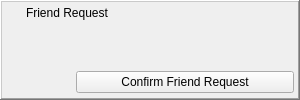
<?xml version="1.0" encoding="UTF-8"?>
<ui version="4.0">
 <class>FriendRequestToaster</class>
 <widget class="QWidget" name="FriendRequestToaster">
  <property name="geometry">
   <rect>
    <x>0</x>
    <y>0</y>
    <width>300</width>
    <height>100</height>
   </rect>
  </property>
  <property name="minimumSize">
   <size>
    <width>300</width>
    <height>100</height>
   </size>
  </property>
  <property name="maximumSize">
   <size>
    <width>300</width>
    <height>100</height>
   </size>
  </property>
  <layout class="QHBoxLayout">
   <property name="spacing">
    <number>0</number>
   </property>
   <property name="leftMargin">
    <number>0</number>
   </property>
   <property name="topMargin">
    <number>0</number>
   </property>
   <property name="rightMargin">
    <number>0</number>
   </property>
   <property name="bottomMargin">
    <number>0</number>
   </property>
   <item>
    <widget class="QFrame" name="windowFrame">
     <property name="frameShape">
      <enum>QFrame::WinPanel</enum>
     </property>
     <property name="frameShadow">
      <enum>QFrame::Raised</enum>
     </property>
     <layout class="QGridLayout">
      <property name="leftMargin">
       <number>2</number>
      </property>
      <property name="topMargin">
       <number>2</number>
      </property>
      <property name="rightMargin">
       <number>2</number>
      </property>
      <property name="bottomMargin">
       <number>2</number>
      </property>
      <property name="spacing">
       <number>2</number>
      </property>
      <item row="0" column="0">
       <layout class="QHBoxLayout">
        <property name="spacing">
         <number>6</number>
        </property>
        <property name="leftMargin">
         <number>0</number>
        </property>
        <property name="rightMargin">
         <number>0</number>
        </property>
        <item>
         <widget class="QLabel" name="toasterImage">
          <property name="minimumSize">
           <size>
            <width>16</width>
            <height>16</height>
           </size>
          </property>
          <property name="maximumSize">
           <size>
            <width>16</width>
            <height>16</height>
           </size>
          </property>
          <property name="pixmap">
           <pixmap resource="../../Unseengui/unseengui.qrc">:/chat/img/unsene_favicon_16.png</pixmap>
          </property>
          <property name="scaledContents">
           <bool>true</bool>
          </property>
         </widget>
        </item>
        <item>
         <widget class="QLabel" name="toasterLabel">
          <property name="text">
           <string notr="true">Friend Request</string>
          </property>
         </widget>
        </item>
        <item>
         <spacer>
          <property name="orientation">
           <enum>Qt::Horizontal</enum>
          </property>
          <property name="sizeHint" stdset="0">
           <size>
            <width>0</width>
            <height>10</height>
           </size>
          </property>
         </spacer>
        </item>
        <item>
         <widget class="QPushButton" name="closeButton">
          <property name="minimumSize">
           <size>
            <width>18</width>
            <height>18</height>
           </size>
          </property>
          <property name="maximumSize">
           <size>
            <width>18</width>
            <height>18</height>
           </size>
          </property>
          <property name="icon">
           <iconset resource="../images.qrc">
            <normaloff>:/images/closenormal.png</normaloff>:/images/closenormal.png</iconset>
          </property>
          <property name="flat">
           <bool>true</bool>
          </property>
         </widget>
        </item>
       </layout>
      </item>
      <item row="1" column="0">
       <layout class="QGridLayout">
        <property name="spacing">
         <number>2</number>
        </property>
        <item row="0" column="0" rowspan="2">
         <widget class="AvatarWidget" name="avatarWidget">
          <property name="minimumSize">
           <size>
            <width>70</width>
            <height>70</height>
           </size>
          </property>
          <property name="maximumSize">
           <size>
            <width>70</width>
            <height>70</height>
           </size>
          </property>
         </widget>
        </item>
        <item row="1" column="1">
         <widget class="QPushButton" name="toasterButton">
          <property name="font">
           <font/>
          </property>
          <property name="text">
           <string>Confirm Friend Request</string>
          </property>
         </widget>
        </item>
        <item row="0" column="1">
         <widget class="QLabel" name="textLabel">
          <property name="maximumSize">
           <size>
            <width>218</width>
            <height>45</height>
           </size>
          </property>
          <property name="alignment">
           <set>Qt::AlignLeading|Qt::AlignLeft|Qt::AlignTop</set>
          </property>
          <property name="wordWrap">
           <bool>true</bool>
          </property>
         </widget>
        </item>
       </layout>
      </item>
     </layout>
    </widget>
   </item>
  </layout>
 </widget>
 <customwidgets>
  <customwidget>
   <class>AvatarWidget</class>
   <extends>QLabel</extends>
   <header>gui/common/AvatarWidget.h</header>
   <container>1</container>
  </customwidget>
 </customwidgets>
 <resources>
  <include location="../../Unseengui/unseengui.qrc"/>
  <include location="../images.qrc"/>
 </resources>
 <connections/>
</ui>
